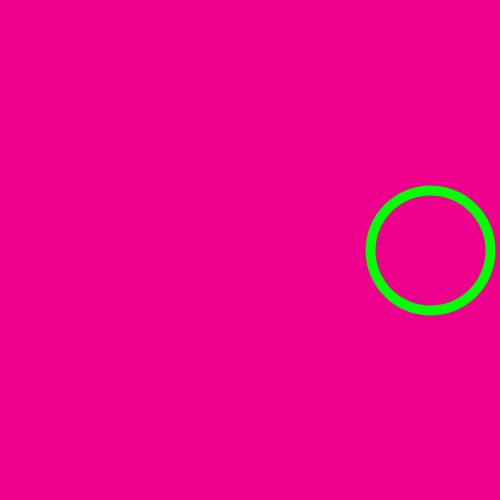
Frame 1 (no input)
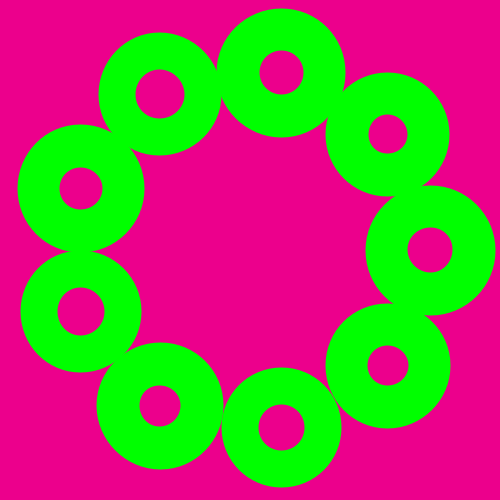
Frame 60 (the mouse pressed at the canvas centre just before this capture)
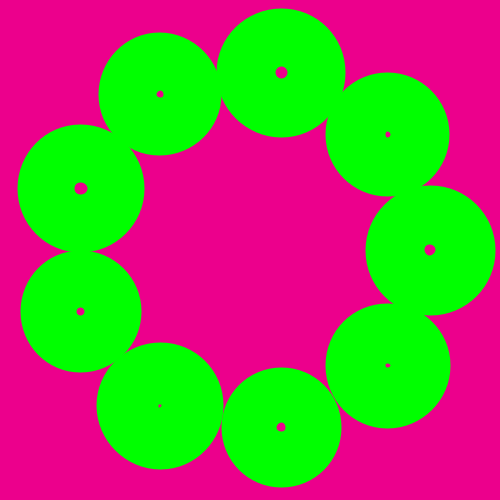
Frame 120 (the mouse held since frame 60 and released just before this capture)

The Processing sketch that drew these frames (run headless with seeded random() and noise(); from frame 60 on, the mouse is pressed at the canvas centre):

// Processing sketch: processing_21002
// ── processing_21002.pde

float xStart;
float yStart;
float angle;
float angleInc;
float scaler;
float diameter;


void setup(){
  size(500,500);
  smooth();
  xStart=250;
  yStart = 250;
  angle=0;
  angleInc=80;
  scaler=180;
  diameter=120;
  fill(#ec008c);
  stroke(#00ff00);
  strokeWeight(10);
  background(#ec008c);
  frameRate(90);
  
}

void draw(){
 
  float xWave=xStart + (cos(radians(angle))*scaler);
  float yWave =yStart +(sin(radians(angle))*scaler);
  ellipse(xWave,yWave,diameter,diameter);
   xWave +=.5; 
  angle-=angleInc;
  //stops incrementing diameter once the pattern I like is acheived
   if(diameter <= -360){
    diameter += 0;
  } else{
    diameter -=1.2;
    
  }

  //println(diameter);
  

}
